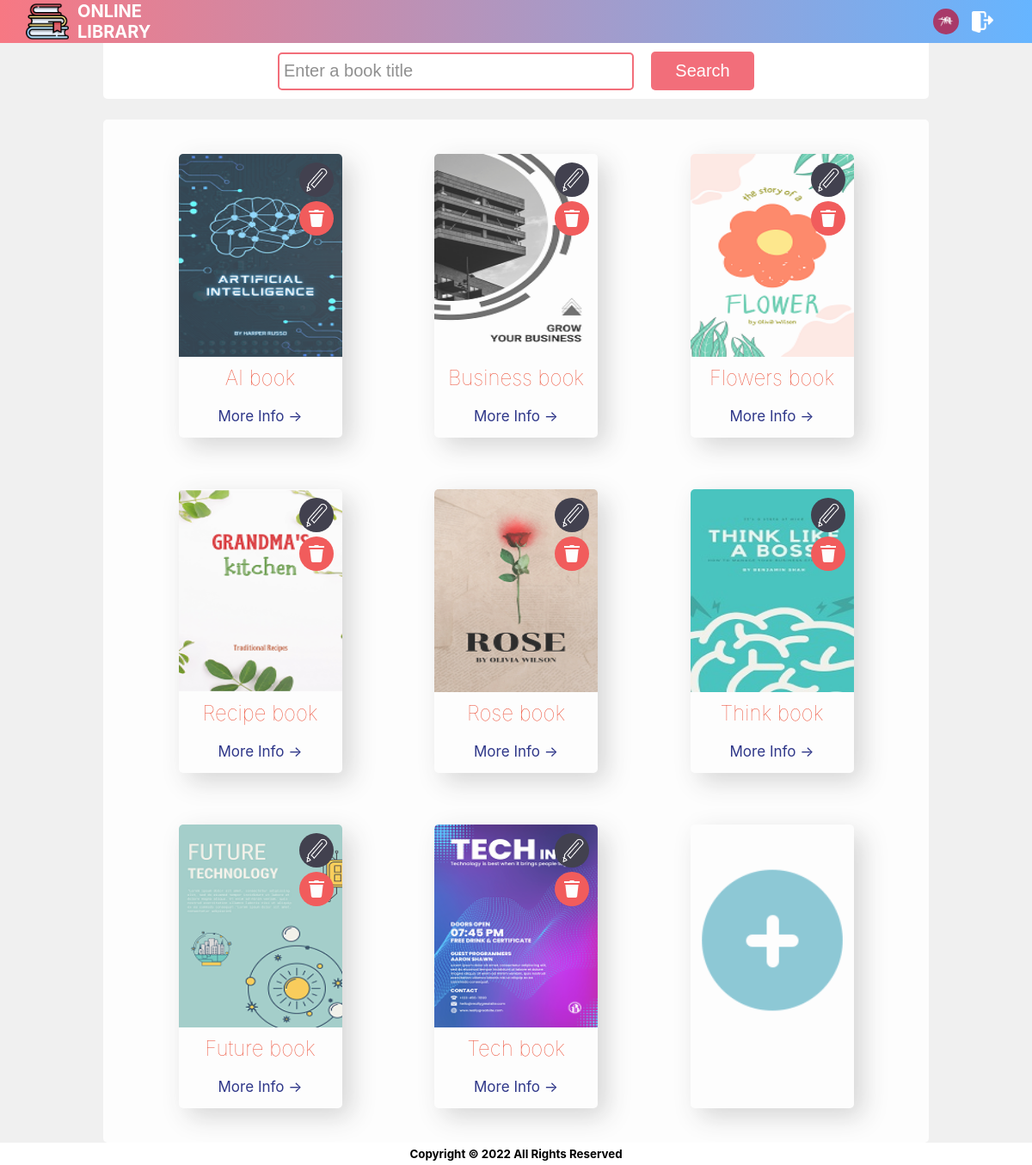
Screenshot of /home.php (signed in) with the database file from the repository.
### tables this page shows
CREATE TABLE `users` (
  `id` int(11) NOT NULL,
  `name` varchar(200) NOT NULL,
  `email` varchar(255) DEFAULT NULL,
  `password` varchar(100) NOT NULL,
  `admin` tinyint(4) DEFAULT NULL,
  `avatar` varchar(255) DEFAULT 'undefined.jpg'
);

CREATE TABLE `books` (
  `no` int(11) NOT NULL,
  `title` varchar(255) DEFAULT NULL,
  `author` varchar(255) DEFAULT NULL,
  `edition` varchar(200) DEFAULT NULL,
  `submission_date` datetime DEFAULT current_timestamp(),
  `photo` varchar(255) DEFAULT NULL
);

### home.php (the view, shortened to what this page needs)
<?php
    $conn = mysqli_connect("localhost","root", "", "lib");
    $id = filter_var($_SESSION['id']);
    $q = "select * from users where id = $id";
    $result = mysqli_query($conn, $q);
    $rowUser = mysqli_fetch_assoc( $result);
    $q = 'select * from books';
    $res = mysqli_query($conn, $q);
?>
<!DOCTYPE html>
<html lang="en">
<head>
    <link rel="stylesheet" href="css/layout.css">
    <link rel="stylesheet" href="css/home.css">
</head>
    <body >
        <header>
            <div class="logo-section">
                <img class="logo"src="imgs/logo.png">
                <span><a class="header-name" href="home.php">Online<br> Library</a></span>
            </div>
            <div class="upper-right-btns">
                <a class="profile" href="profileCard.php?id=<?=$rowUser['id']?>"><img class="profile-img"src="imgs/users/<?=$rowUser['avatar']?>"></a>
                <a class="logout" href="logout.php"><img alt="Logout" src="imgs/logout.png"></a>
            </div>
        </header>
        <div class="bg">
            <form method="GET" >
                <div class="search-form">
                    <input class ="search-box"type="text" name="title" placeholder="Enter a book title">
                    <input class="search" type="submit" name="submit" value="Search">
                </div>
            </form>
            <br>
            <div class="books-container">
                <?php
                    while($row = mysqli_fetch_assoc($res)){
                ?>
                    <div class="book-card">
                        <img class="bk-img card-element" src="<?=($row['photo'])?>">
                        <p class="title card-element"><?=$row['title']?></p>
                        <a class="moreinfo card-element" href="moreinfo.php?no=<?=$row['no']?>">More Info &#8594</a>
                        <?php
                            if($_SESSION['admin'] == 1){
                        ?>
                        <div class="btns">
                            <a class="edit card-element " href="edit.php?no=<?=$row['no']?>"><img src="imgs/edit-white.png" alt="edit"></a>
                            <a class="delete card-element" href="delete.php?no=<?=$row['no']?>"><img src="imgs/delete-white.png" alt="delete"></a>
                        </div>
                        <?php } ?>
                    </div>
                <?php } ?>
                <?php
                   if($_SESSION['admin'] == 1){
                ?>
                    <div class="book-card">
                        <a  href = "addbook.php?id=<?=$rowUser['id']?>"><img class="bk-img add" src="imgs/books/add.png?>" alt="Add"></a>
                    </div>
                 <?php } ?>
            </div>
        </div>
        <footer>Copyright © <script type="text/javascript">let year = new Date().getFullYear(); document.write(year);</script> All Rights Reserved</footer>
    </body>
</html>

### css/layout.css (style rules this page uses)
body { font-family:"Inter", sans-serif; margin: 0; position: relative; }
.header-name { text-decoration: none; color: #fff; font-size: 20px; font-weight: bold; }
header { padding: 0 30px; display: flex; align-items: center; justify-content: space-between; text-transform: uppercase; position: sticky; top:0; background-color: #F24C4C; background-image: linear-gradient(to right, #f77883, #66b5ff); color: white; z-index: 2; }
.logo-section { display: flex; align-items: center; }
.logo { width: 50px; height: 50px; border-radius: 5px 5px 0px 0px; margin-right: 10px; }
.upper-right-btns { display: flex; align-items: center; }
.profile { display: flex; align-items: center; justify-content: center; width: 50px; height: 50px; border-radius: 50%; }
.profile-img { display: block; width: 30px; height: 30px; border-radius: 50%; }
.logout { display: flex; justify-content: center; align-items: center; width: 35px; height: 35px; border: none; border-radius: 5px; margin-right: 10px; }
.logout img { width: 25px; }
.bg { display: flex; justify-content: center; align-items: center; position: relative; height: 100vh; background-color: #f0f0f0; background-size: cover; background-repeat: no-repeat; background-position: center; background-attachment: fixed; }
footer { padding: 5px; text-align: center; font-size: smaller; font-weight: bolder; background-color: #fff; }

### css/home.css (style rules this page uses)
.bg { display: block; height: fit-content; font-size: 20px; }
.search-form { display: flex; justify-content: center; align-items: center; box-sizing: border-box; font-size: 25px; color: #F24C4C; background-color: #fff; width: 80%; margin: 0 auto; padding: 10px; border-radius: 0 0 5px 5px; }
.search-box, .search { padding: 5px; height: 30px; border-radius: 5px; border: none; opacity: 80%; margin: 0 10px; }
.search-box { width: 400px; font-size: 20px; border: 2px solid #ef4b5a; }
.search { width: 120px; height: 45px; font-size: 20px; background-color: #ef4b5a; color: #fff; border: none; border-radius:5px; }
.books-container { display: flex; justify-content: space-evenly; flex-wrap: wrap; box-sizing: border-box; text-align: center; width: 80%; background-color: #fff; opacity: 90%; margin: 0px auto; padding: 10px; border-radius: 5px; }
.book-card { display: flex; flex-direction: column; text-align: center; width: 190px; height: 320px; margin: 30px; box-shadow: 10px 10px 30px lightgrey; border-radius: 5px; padding-bottom: 10px; position: relative; }
p { margin: 0; margin: 10px 0 15px 0; font-size: 15px; font-weight: lighter; white-space: nowrap; overflow: hidden; text-overflow: ellipsis; }
.bk-img { margin: 0; width: 100%; height: 40%; border-radius:5px 5px 0 0; flex: 3; opacity: 90%; }
.title { font-size: larger; color: rgb(237, 60, 33); }
.moreinfo { padding: 5px; text-decoration: none; color: #1a237e; font-size: 17px; width: 60%; border-radius: 20px; margin: auto; }
.btns { margin: 0; padding: 5px; position: absolute; right: 0; }
.delete, .edit { display: flex; justify-content: center; align-items: center; text-decoration: none; color: #fff; width: 40px; height: 40px; border-radius: 50%; margin: 5px; }
.delete { text-decoration: none; background-color: #F24C4C; }
.edit { background-color: #302f3e; }
.edit img { width: 35px; height: 35px; }
.add { width: 100%; height: fit-content; }

### rows the page displays
users: avatar (picture)
books: photo (picture), title "AI book"
books: photo (picture), title "Business book"
books: photo (picture), title "Flowers book"
books: photo (picture), title "Recipe book"
books: photo (picture), title "Rose book"
books: photo (picture), title "Think book"
books: photo (picture), title "Future book"
books: photo (picture), title "Tech book"
